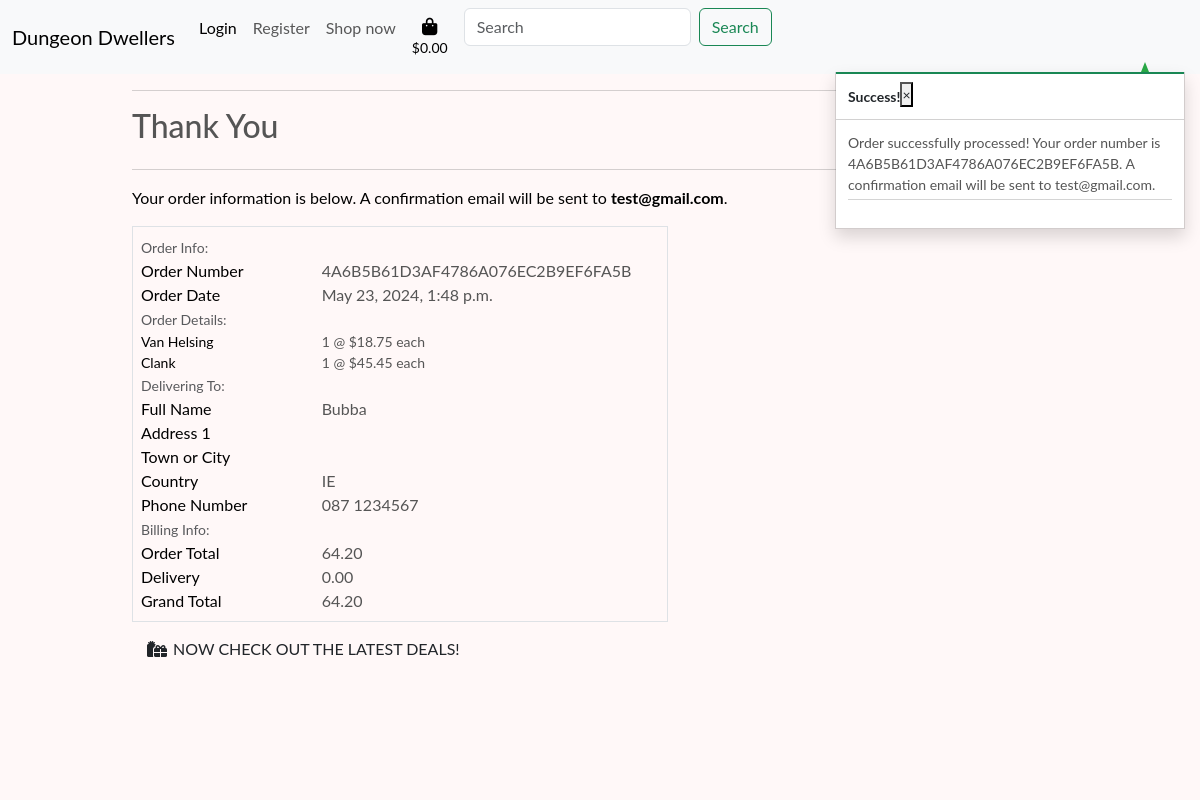
The page /checkout/checkout_success/4A6B5B61D3AF4786A076EC2B9EF6FA5B on the database its author committed.
### checkout/models.py (models this page shows, shortened)
class Order(models.Model):
    order_number = models.CharField(max_length=32, null=False, editable=False)
    profile = models.ForeignKey(Profile, on_delete=models.SET_NULL,
                                      null=True, blank=True, related_name='orders')
    full_name = models.CharField(max_length=50, null=False, blank=False)
    email = models.EmailField(max_length=254, null=False, blank=False)
    address_line_1 = models.CharField(
        max_length=80,
        null=True,
        blank=True,
        verbose_name='Address 1',
    )
    address_line_2 = models.CharField(
        max_length=80,
        null=True,
        blank=True,
        verbose_name='Address 2',
    )
    county = models.CharField(
        max_length=80,
        null=True,
        blank=True,
        verbose_name='County',
    )
    city = models.CharField(
        max_length=80,
        null=True,
        blank=True,
        verbose_name='City',
    )
    country = CountryField(
        blank_label='(select country)',
        null=True,
        blank=True,
        verbose_name='Country',
    )
    post_code = models.CharField(
        max_length=10,
        verbose_name='Post Code',
    )
    phone_number = models.CharField(
        max_length=20,
        null=True,
        blank=True,
        verbose_name='Phone Number',
    )
    date = models.DateTimeField(auto_now_add=True)
    delivery_cost = models.DecimalField(max_digits=6, decimal_places=2, null=False, default=0)
    order_total = models.DecimalField(max_digits=10, decimal_places=2, null=False, default=0)
    grand_total = models.DecimalField(max_digits=10, decimal_places=2, null=False, default=0)
    original_bag = models.TextField(null=False, blank=False, default='')
    stripe_pid = models.CharField(max_length=254, null=False, blank=False, default='')

class OrderLineItem(models.Model):
    order = models.ForeignKey(Order, null=False, blank=False, on_delete=models.CASCADE, related_name='lineitems')
    product = models.ForeignKey(Product, null=False, blank=False, on_delete=models.CASCADE)
    product_size = models.CharField(max_length=2, null=True, blank=True)
    quantity = models.IntegerField(null=False, blank=False, default=0)
    lineitem_total = models.DecimalField(max_digits=6, decimal_places=2, null=False, blank=False, editable=False)

### products/models.py (models this page shows, shortened)
class Product(models.Model):
    class PlayTime(models.IntegerChoices):
        MINI = 15, 'Mini'
        SHORT = 30, 'Short'
        MEDIUM = 60, 'Medium'
        LONG = 120, 'Long'
        EPIC = 240, 'Epic'
        LEGENDARY = 480, 'Legendary'
    class Difficulty(models.IntegerChoices):
        EASY = 1, 'Easy'
        MEDIUM = 2, 'Medium'
        HARD = 3, 'Hard'
        EXPERT = 4, 'Expert'
        MASTER = 5, 'Master'
    """ A model to represent a product"""
    category = models.ForeignKey(
        'Category',
        null=True,
        blank=True,
        on_delete=models.SET_NULL
    )
    tags = models.ManyToManyField(
        'Tag',
        blank=True,
        verbose_name='Tags',
        related_name='products',
        help_text= 'Hold "Crtl" while clicking select multiple tags'
    )
    name = models.CharField(
        max_length=255,
        null=False,
        blank=False,
        unique=True,
        verbose_name='Product Name'
    )
    sku = models.CharField(
        max_length=255,
        null=True,
        blank=True,
        unique=True,
        verbose_name='SKU',
        help_text='Stock Keeping Unit, generated automatically'
    )
    year = models.IntegerField(
        validators=[
            MinValueValidator(1900),
            MaxValueValidator(datetime.now().year)
        ],
        null=True,
        blank=True,
        verbose_name='Year Released',
        help_text='Year the product was released, e.g. 2024'
    )
    description = models.TextField(
        max_length=2048,
        null=False,
        blank=False,
        verbose_name='Description'
    )
    min_players = models.IntegerField(
        validators=[
            MinValueValidator(1),
            MaxValueValidator(10),
        ],
        null=True,
        blank=True,
        verbose_name='Minimum Players'
    )
    max_players = models.IntegerField(
        validators=[
            MinValueValidator(2),
            MaxValueValidator(24),
        ],
        null=True,
        blank=True,
        verbose_name='Maximum Players'
    )
    min_age = models.IntegerField(
        validators=[
            MinValueValidator(2),
            MaxValueValidator(99),
        ],
        null=True,
        blank=True,
        verbose_name='Minimum Age'
    )
    play_time = models.IntegerField(
        choices=PlayTime.choices,
        null=True,
        blank=True,
        verbose_name='Play Time',
        default=PlayTime.SHORT,
    )
    publisher = models.CharField(
        max_length=255,
        null=True,
        blank=True,
        verbose_name='Publisher'
    )
    has_dimensions = models.BooleanField(
        default=False,
        verbose_name='Has Dimensions'
    )
    has_amount = models.BooleanField(
        default=False,
        verbose_name='Has Amount'
    )
    height = models.DecimalField(
        max_digits=6,
        decimal_places=2,
        null=True,
        blank=True,
        verbose_name='Height',
        help_text='Height in mm'
    )
    amount = models.IntegerField(
        validators=[
            MinValueValidator(2),
            MaxValueValidator(100),
        ],
        null=True,
        blank=True,
        verbose_name='Amount',
        help_text='For number of pcs in a set'
    )
    rating = models.DecimalField(
        max_digits=3,
        decimal_places=2,
        null=True,
        blank=True,
        verbose_name='Rating'
    )
    price = models.DecimalField(
        max_digits=6,
        decimal_places=2,
        null=False,
        blank=False,
        verbose_name='Price'
    )
    difficulty = models.IntegerField(
        choices=Difficulty.choices,
        null=True,
        blank=True,
        verbose_name='Difficulty',
        default=Difficulty.MEDIUM
    )
    is_featured = models.BooleanField(
        default=False,
        verbose_name='Is Featured',
        help_text='This will add styling to highlight the product on the page'
    )
    is_active = models.BooleanField(
        default=True,
        verbose_name='Is Active'
    )
    class Meta:
        verbose_name = 'Product'
        verbose_name_plural = 'Products'
        ordering = ['name']

### checkout/views.py (the view, shortened to what this page needs)
# urls.py: path('checkout_success/<order_number>', views.checkout_success, name='checkout_success'),
def checkout_success(request, order_number):
    save_info = request.session.get('save_info')
    order = get_object_or_404(Order, order_number=order_number)
    messages.success(request, f'Order successfully processed! \
        Your order number is {order_number}. A confirmation \
        email will be sent to {order.email}.')
    if 'bag' in request.session:
        del request.session['bag']
    template = 'checkout/checkout_success.html'
    context = {
        'order': order,
    }
    return render(request, template, context)

### bag/contexts.py (called while the page is built, shortened)
def bag_contents(request):
    bag_items = []
    total = 0
    product_count = 0
    bag = request.session.get('bag', {})
    if total < settings.FREE_DELIVERY_THRESHOLD:
        delivery = total * Decimal(settings.STANDARD_DELIVERY_PERCENTAGE / 100)
        free_delivery_delta = settings.FREE_DELIVERY_THRESHOLD - total
    else:
        delivery = 0
        free_delivery_delta = 0
    grand_total = delivery + total
    context = {
        'bag_items': bag_items,
        'total': total,
        'product_count': product_count,
        'delivery': delivery,
        'free_delivery_delta': free_delivery_delta,
        'free_delivery_threshold': settings.FREE_DELIVERY_THRESHOLD,
        'grand_total': grand_total,
    }
    return context

### checkout/templates/checkout/checkout_success.html (shortened to what this page needs)
{% extends "base.html" %}
{% load static %}
{% block extra_css %}
    <link rel="stylesheet" href="{% static 'checkout/css/checkout.css' %}">
{% endblock %}
{% block content %}
    <div class="overlay"></div>
    <div class="container">
        <div class="row">
            <div class="col">
                <hr>
                <h2 class="logo-font mb-4">Thank You</h2>
                <hr>
                <p class="text-black">Your order information is below. A confirmation email will be sent to <strong>{{ order.email }}</strong>.</p>
            </div>
        </div>
        <div class="row">
            <div class="col-12 col-lg-7">
                <div class="order-confirmation-wrapper p-2 border">
                    <div class="row">
                        <div class="col">
                            <small class="text-muted">Order Info:</small>
                        </div>
                    </div>
                    <div class="row">
                        <div class="col-12 col-md-4">
                            <p class="mb-0 text-black font-weight-bold">Order Number</p>
                        </div>
                        <div class="col-12 col-md-8 text-md-right">
                            <p class="mb-0">{{ order.order_number }}</p>
                        </div>
                    </div>
                    <div class="row">
                        <div class="col-12 col-md-4">
                            <p class="mb-0 text-black font-weight-bold">Order Date</p>
                        </div>
                        <div class="col-12 col-md-8 text-md-right">
                            <p class="mb-0">{{ order.date }}</p>
                        </div>
                    </div>
                    <div class="row">
                        <div class="col">
                            <small class="text-muted">Order Details:</small>
                        </div>
                    </div>
                    {% for item in order.lineitems.all %}
                    <div class="row">
                        <div class="col-12 col-md-4">
                            <p class="small mb-0 text-black font-weight-bold">
                                {{ item.product.name }}{% if item.product_size %} - Size {{ item.product.size|upper }}{% endif %}
                            </p>
                        </div>
                        <div class="col-12 col-md-8 text-md-right">
                            <p class="small mb-0">{{ item.quantity }} @ ${{ item.product.price }} each</p>
                        </div>
                    </div>
                    {% endfor %}
                    <div class="row">
                        <div class="col">
                            <small class="text-muted">Delivering To:</small>
                        </div>
                    </div>
                    <div class="row">
                        <div class="col-12 col-md-4">
                            <p class="mb-0 text-black font-weight-bold">Full Name</p>
                        </div>
                        <div class="col-12 col-md-8 text-md-right">
                            <p class="mb-0">{{ order.full_name }}</p>
                        </div>
                    </div>
                    <div class="row">
                        <div class="col-12 col-md-4">
                            <p class="mb-0 text-black font-weight-bold">Address 1</p>
                        </div>
                        <div class="col-12 col-md-8 text-md-right">
                        </div>
                    </div>
                    <div class="row">
                        <div class="col-12 col-md-4">
                            <p class="mb-0 text-black font-weight-bold">Town or City</p>
                        </div>
                        <div class="col-12 col-md-8 text-md-right">
                        </div>
                    </div>
                    <div class="row">
                        <div class="col-12 col-md-4">
                            <p class="mb-0 text-black font-weight-bold">Country</p>
                        </div>
                        <div class="col-12 col-md-8 text-md-right">
                            <p class="mb-0">{{ order.country }}</p>
                        </div>
                    </div>
                    <div class="row">
                        <div class="col-12 col-md-4">
                            <p class="mb-0 text-black font-weight-bold">Phone Number</p>
                        </div>
                        <div class="col-12 col-md-8 text-md-right">
                            <p class="mb-0">{{ order.phone_number }}</p>
                        </div>
                    </div>
                    <div class="row">
                        <div class="col">
                            <small class="text-muted">Billing Info:</small>
                        </div>
                    </div>
                    <div class="row">
                        <div class="col-12 col-md-4">
                            <p class="mb-0 text-black font-weight-bold">Order Total</p>
                        </div>
                        <div class="col-12 col-md-8 text-md-right">
                            <p class="mb-0">{{ order.order_total }}</p>
                        </div>
                    </div>
                    <div class="row">
                        <div class="col-12 col-md-4">
                            <p class="mb-0 text-black font-weight-bold">Delivery</p>
                        </div>
                        <div class="col-12 col-md-8 text-md-right">
                            <p class="mb-0">{{ order.delivery_cost }}</p>
                        </div>
                    </div>
                    <div class="row">
                        <div class="col-12 col-md-4">
                            <p class="mb-0 text-black font-weight-bold">Grand Total</p>
                        </div>
                        <div class="col-12 col-md-8 text-md-right">
                            <p class="mb-0">{{ order.grand_total }}</p>
                        </div>
                    </div>
                </div>
            </div>
        </div>
        <div class="row">
			<div class="col-12 col-lg-7 text-right">
                {% if from_profile %}
                    <a href="{% url 'profile' %}" class="btn btn-black rounded-0 my-2">
                        <span class="icon mr-2">
                            <i class="fas fa-angle-leftz"></i>
                        </span>
                        <span class="text-uppercase">Back to Profile</span>
                    </a>
                {% else %}
				<a href="{% url 'products' %}?category=new_arrivals,deals,clearance" class="btn btn-black rounded-0 my-2">
					<span class="icon mr-2">
						<i class="fas fa-gifts"></i>
					</span>
					<span class="text-uppercase">Now check out the latest deals!</span>
				</a>
                {% endif %}
			</div>
		</div>
    </div>
{% endblock %}

### static/css/base.css (style rules this page uses)
* { margin: 0; padding: 0; box-sizing: border-box; }
html { height: 100%; width: 100%; }
body { background: url('../images/homepage_background.jpg') no-repeat center center fixed; background-size: cover; height: calc(100vh - 164px); color: #555; font-family: 'Lato'; overflow-x: hidden; overflow-y: auto; }
.icon { align-items: center; display: inline-flex; justify-content: center; height: 1.5rem; width: 1.5rem; }
.overlay { height: 100%; width: 100%; top: 0; left: 0; position: fixed; background: rgba(255, 248, 248); z-index: -1; }
@media (min-width: 1200px) { .container { max-width: 80%; } }

### rows shown on the page
Order: email "test@gmail.com", order_number "4A6B5B61D3AF4786A076EC2B9EF6FA5B", date "May 23, 2024, 1:48 p.m.", full_name "Bubba", country "IE", phone_number "087 1234567", order_total "64.20", delivery_cost "0.00", grand_total "64.20"
OrderLineItem: product.name "Van Helsing", quantity "1", product.price "18.75"
OrderLineItem: product.name "Clank", quantity "1", product.price "45.45"

### other values the page prints
{{ message }} "Order successfully processed! Your order number is 4A6B5B61D3AF4786A076EC2B9EF6FA5B. A confirmation email will be sent to test@gmail.com."
